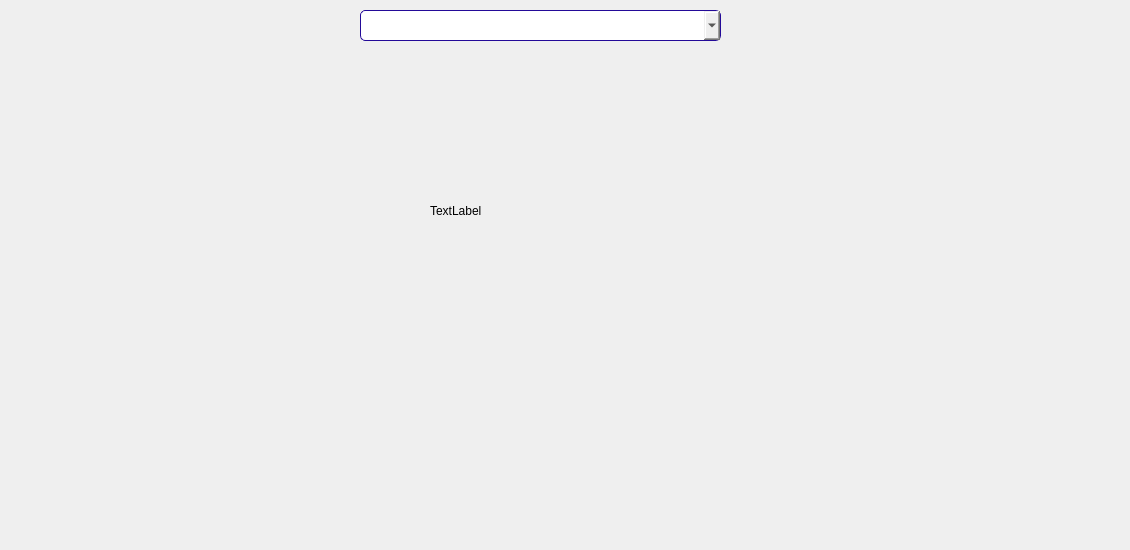
    <widget class="QWidget" name="tab_4">
     <attribute name="title">
      <string>Code QR</string>
     </attribute>
     <widget class="QWidget" name="widget_2" native="true">
      <property name="geometry">
       <rect>
        <x>0</x>
        <y>0</y>
        <width>1121</width>
        <height>541</height>
       </rect>
      </property>
      <widget class="QComboBox" name="tab4_combo_Event">
       <property name="geometry">
        <rect>
         <x>360</x>
         <y>10</y>
         <width>361</width>
         <height>31</height>
        </rect>
       </property>
       <property name="styleSheet">
        <string notr="true">QComboBox
{
    subcontrol-origin: padding;
    subcontrol-position: top right;
    selection-background-color: #111;
    selection-color: yellow;
    color: black;
    border-style: solid;
    border: 1px solid #230a98;
    border-radius: 5;
    padding: 1px 0px 1px 20px;
}</string>
       </property>
      </widget>
      <widget class="QLabel" name="label_3">
       <property name="enabled">
        <bool>true</bool>
       </property>
       <property name="geometry">
        <rect>
         <x>430</x>
         <y>60</y>
         <width>361</width>
         <height>301</height>
        </rect>
       </property>
       <property name="maximumSize">
        <size>
         <width>1677</width>
         <height>1677</height>
        </size>
       </property>
       <property name="text">
        <string>TextLabel</string>
       </property>
      </widget>
     </widget>
    </widget>
